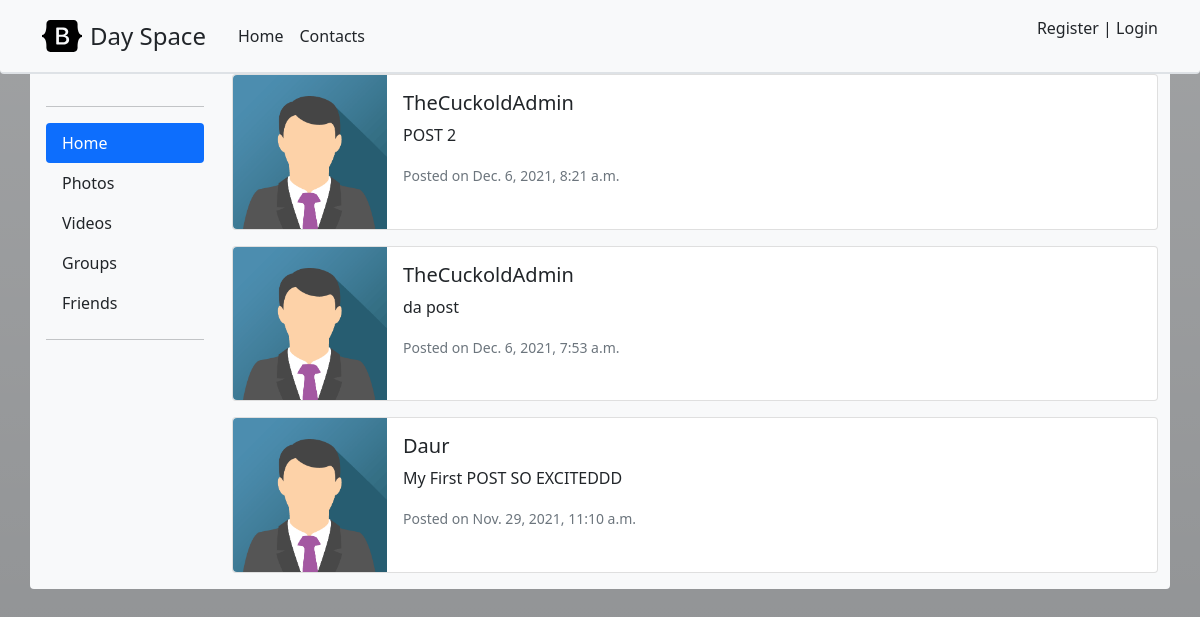
The app's page /, older data.
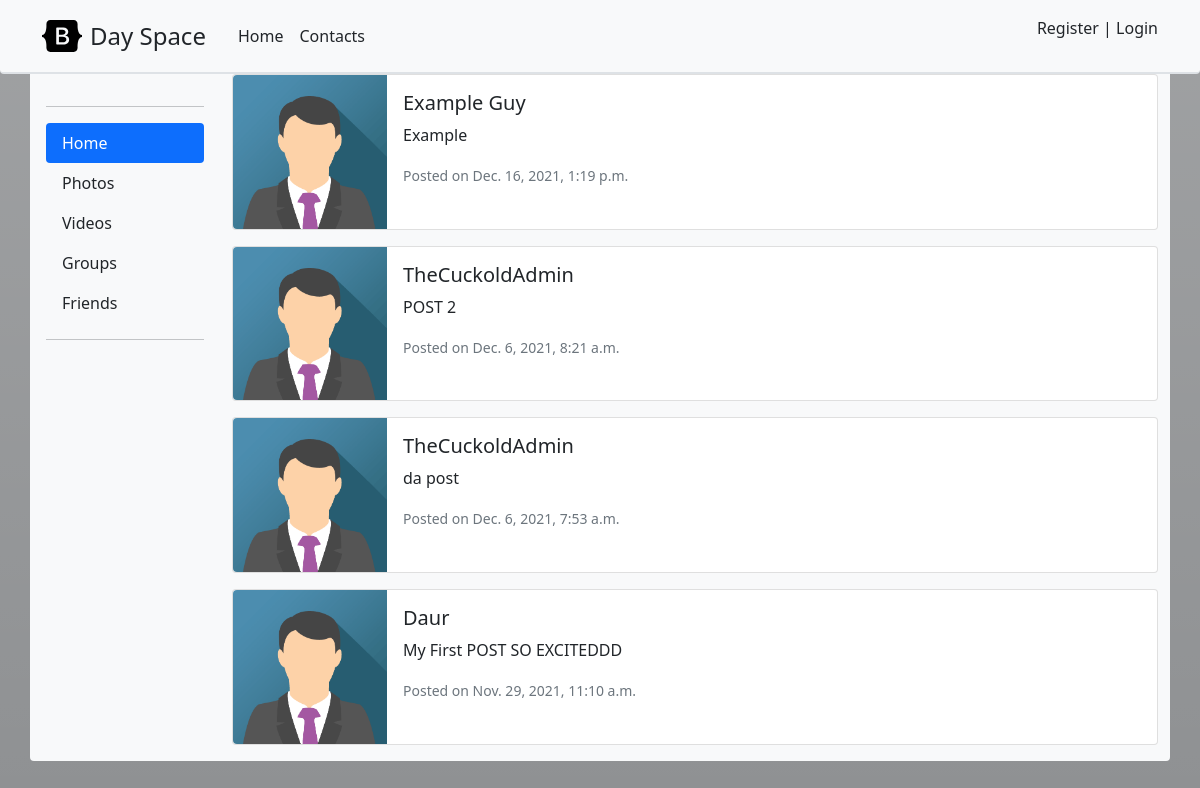
The same page, newer data.
### article/models.py (models this page shows, shortened)
class Posts(models.Model):
    user = models.ForeignKey(Account, on_delete=models.CASCADE)
    time = models.DateTimeField(auto_now=True)
    text = models.TextField()
    class Meta():
        verbose_name = 'Post'
        verbose_name_plural = 'The posts'

### account/models.py (models this page shows, shortened)
class Account(AbstractBaseUser):
    email               = models.EmailField(verbose_name='email', max_length=60, unique=True)
    username            = models.CharField(max_length=30, unique=True)
    date_joined         = models.DateTimeField(verbose_name='date joined', auto_now_add=True)
    last_login          = models.DateTimeField(verbose_name='last login', auto_now=True)
    is_admin            = models.BooleanField(default=False)
    is_active           = models.BooleanField(default=True)
    is_staff            = models.BooleanField(default=False)
    is_superuser        = models.BooleanField(default=False)
    USERNAME_FIELD = 'email'
    REQUIRED_FIELDS = ['username']
    objects = Account_Manager()

### article/views.py (the view)
# urls.py: path('', views.home, name='home'),
def home(request):
    context = {}
    context['posts'] = Posts.objects.order_by('-time')
    context['user'] = request.user
    return render(request, 'home.html', context)

### templates/home.html (shortened to what this page needs)
{% extends 'base.html' %}
{% load static %}
{% block head %}
  <link rel="stylesheet" type="text/css" href="{% static 'css/home.css' %}">
{% endblock %}
{% block content %}
  <div class="row justify-content-center d-flex bg-light h-auto border-1 rounded-bottom">
    <div class="col-12 col-lg-2 col-md-12 col-sm-12 d-flex flex-column flex-shrink-0 p-3" >
      <ul class="nav nav-pills flex-column mb-auto">
      <hr>
        <li class="nav-item"><a href="#" class="nav-link active" aria-current="page">Home</a></li>
        <li><a href="#" class="nav-link link-dark">Photos</a></li>
        <li><a href="#" class="nav-link link-dark">Videos</a></li>
        <li><a href="#" class="nav-link link-dark">Groups</a></li>
        <li><a href="#" class="nav-link link-dark">Friends</a></li>
        <hr>
      </ul>
    </div>
    <div id="posts" class="col-12 col-lg-10 col-md-12 col-sm-12 col-xs-12 d-flex flex-column mx-0">
      {% for post in posts %}
        {% include "post.html" with post=post user=user %}
      {% endfor %}
    </div>
  </div>
{% endblock %}

### templates/base.html (shortened to what this page needs)
{% load static %}
<!DOCTYPE html>
<html>
<head>
  <link href="https://cdn.jsdelivr.net/npm/bootstrap@5.1.3/dist/css/bootstrap.min.css" rel="stylesheet">
  {% block head %}
  {% endblock %}
</head>
<body class="bg-dark bg-gradient" style="--bs-bg-opacity: .5;">
  <header class="p-3 border-bottom border-2 rounded-bottom bg-light">
    <div class="container">
      <div class="d-flex flex-wrap align-items-center justify-content-center justify-content-lg-start">
        <a href="{% url 'home' %}" class="d-flex align-items-center mb-3 mb-md-0 text-dark text-decoration-none me-md-4">
          <svg class="bi me-2" width="40" height="32"><use xlink:href="#bootstrap"></use></svg>
          <span class="fs-4">Day Space</span>
        </a>
        <ul class="nav col-12 col-lg-auto me-lg-auto mb-2 justify-content-center mb-md-0">
          <li><a href="{% url 'home' %}" class="nav-link px-2 link-dark  ">Home</a></li>
          <li><a href="{% url 'contacts' %}" class="nav-link px-2 link-dark">Contacts</a></li>
        </ul>
        {% if request.user.is_authenticated %}
          <div class="dropdown text-end">
            <a href="#" class="d-block link-dark text-decoration-none dropdown-toggle" id="dropdownUser1" data-bs-toggle="dropdown" aria-expanded="false">
              <strong class="my-auto">{{request.user.username}}</strong>
              <img src="{% static 'images/avatar.png' %}" alt="mdo" width="32" height="32" class="rounded-circle">
            </a>
            <ul class="dropdown-menu text-small" aria-labelledby="dropdownUser1">
              <li><a class="dropdown-item" href="{% url 'account' %}">Profile</a></li>
              <li><a class="dropdown-item" href="{% url 'post' %}">Post</a></li>
              <li><hr class="dropdown-divider"></li>
              <li><a class="dropdown-item" href="{% url 'logout' %}">Sign out</a></li>
            </ul>
          </div>
        {% else %}
        <p>
          <a href="{% url 'register' %}" class= "text-decoration-none link-dark">Register</a> |
          <a href="{% url 'login' %}" class= "text-decoration-none link-dark">Login</a>
        </p>
        {% endif %}
      </div>
    </div>
  </header>
  <div class="container fs-6">
  {% block content %}
  {% endblock %}
  </div>
</body>
</html>

### templates/post.html (shortened to what this page needs)
{% load static %}
<div class="card mb-3" >
  <div class="row g-0">
    <div class="col-4 col-md-2">
      <img src="{% static 'images/avatar.png' %}" class="img-fluid rounded-start" alt="profile pic">
    </div>
    <div class="col-8 col-md-10">
      <div class="card-body d-flex flex-column">
        <h5 class="card-title">
          <a class="text-decoration-none text-dark " href="#">{{post.user.username}}</a>
        </h5>
        <p class="card-text">{{post.text}}</p>
        <p class="card-text bottom"><small class="text-muted">Posted on {{post.time}}</small></p>
      </div>
    </div>
  </div>
</div>

### static/css/css.css (style rules this page uses)
body { background: linear-gradient(green,orange); background-size: cover; background-attachment: fixed; box-sizing: border-box; }

Row changes from the older to the newer data that the page shows:
added Posts: user.username "Example Guy", text "Example", time "Dec. 16, 2021, 1:19 p.m."
